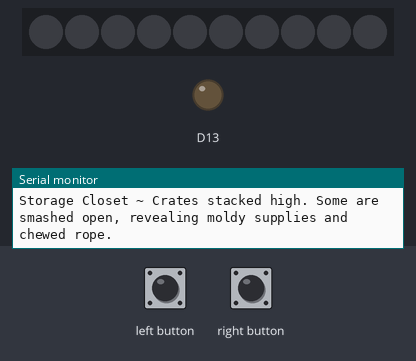
Simulated run of this sketch. Board: Adafruit Circuit Playground Express. Shown: 10 RGB LEDs in strip order, left to right, output pins drawn as LEDs (lit = HIGH), the last lines printed to the serial monitor. Inputs (shaded band) come from the test bench. Dim RGB values are drawn brighter than linear; random numbers use the default seed unless the sketch sets one. At 28.1 s the program stops and its outputs stay as they are.

Above: at 3.2 s.
3.3 s: left button pressed for 3.2 s
At 9.41 s:
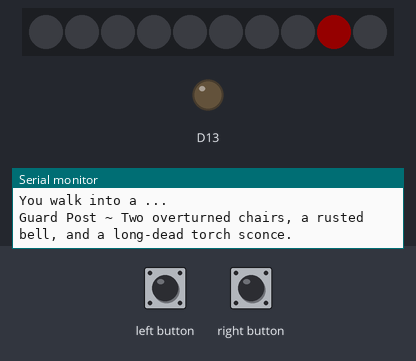
9.5 s: right button pressed for 1 s
12.0 s: right button pressed for 3.2 s
At 18.09 s:
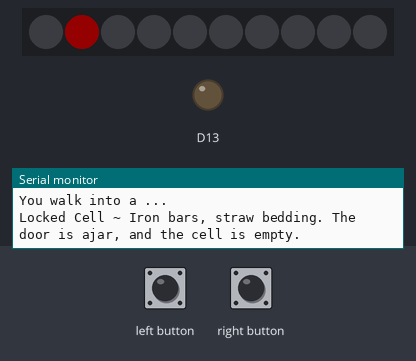
18.2 s: left button pressed for 1 s
22.2 s: left button driven HIGH and right button driven HIGH
25.2 s: left button set LOW
Timing chart, 0 to 28.2 s (numbered marks = the images above; inputs shaded):
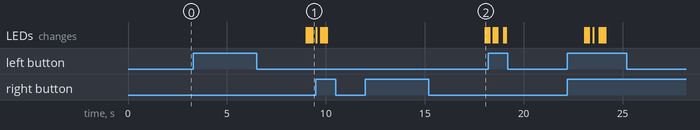

Measured:
- after the input at 3.3 s, the LEDs: first change after 5.7 s (image 1 shows a later state)
- after the input at 12.0 s, the LEDs: change after 6.0 s (image 2)

The sketch:

videogame.ino
```cpp
#include <Adafruit_CircuitPlayground.h>
int roomSelect;
int encounterSelect;
int monsterSelect;
int score = 0;
int life = 3;
int monsterDelay;
int monsterChance;


void setup() {
  // put your setup code here, to run once:
  CircuitPlayground.begin();
  Serial.println("Welcome explorer, before you lies a trecherous dungeon. Good Luck!");
  delay(2000);
}

void loop() {
  // randomly select a room and type the description
  roomSelect = random(1,15);
  room(roomSelect);
  delay(3000);

  // set monster difficulty according to score

  if (score < 10) {
    monsterDelay = 2;
  }
  if (10 <= score < 20) {
    monsterDelay = 4;
  }
  if (20 <= score < 30) {
    monsterDelay = 6;
  }
  if (30 <= score) {
    monsterDelay = 8;
  }

  //random monster encounter
  monsterChance = random(1, 3);
  if (monsterChance == 1) {
    for (int i = 0; i < 10; ++i) {
      sparcleCycle(100);
    }
    monsterSelect = random(1, 5);
    monster(monsterSelect);
    Serial.println("Do you ...");
    Serial.println("[RUN] [FIGHT]");
    while (!CircuitPlayground.leftButton() && !CircuitPlayground.rightButton()) {}
      if (CircuitPlayground.leftButton()) {
        int survivalChance = random(1-20);
        if (survivalChance > monsterDelay) {
          Serial.println("You WON!! (Score +2)");
          score += 2;
        }
        else {
          Serial.println("You LOST! (Life -1)");
          life -=1;
        }
      }
      else{
        int survivalChance = random(1-10)+1;
        if (survivalChance > monsterDelay) {
          Serial.println("You Escaped!");
          score += 2;
        }
        else {
          Serial.println("You Got Wounded (Life -1)");
          life -=1;
        }
      }
  }

  if ((life > 0)&&(roomSelect < 6)) {
    encounter(roomSelect);
  }

  score += 1;

  if (life == 0) {
    Serial.println("GAME OVER");
    Serial.print("Your Score Was:  ");
    Serial.println(score);
    Serial.println("Play Again?");
    Serial.println("[yes]  [no]");
    while (!CircuitPlayground.leftButton() && !CircuitPlayground.rightButton()) {}
    if (CircuitPlayground.leftButton()) {
      score = 0;
      Serial.println("Welcome explorer, before you lies a trecherous dungeon. Good Luck!");
    }
    else {
      Serial.println("Thanks for playing");
      while(true) {}
    }
  }

  Serial.println("press any button to continue");
  while (!CircuitPlayground.leftButton() && !CircuitPlayground.rightButton()) {}
  Serial.println(" ");
  delay(1000);

}


void room(int input0) {
  Serial.println("You walk into a ...");
  if (input0 == 1){
    Serial.println("Mossy Chapel ~ Crumbled pews face a shattered altar. Green light pulses from vines overtaking the walls. A whispering voice tempts intruders to kneel in forgotten worship.");
  }
  if (input0 == 2){
    Serial.println("Bone Pit ~ A shallow pit filled with humanoid bones and rusted weapons. One skull hums softly, vibrating with latent necromantic energy.");
  }
  if (input0 == 3){
    Serial.println("Black Garden ~ Pale mushrooms glow beneath a dead tree. Sweet-smelling spores hang heavy in the air. Breathing too deeply makes thoughts blur and warp.");
  }
  if (input0 == 4){
    Serial.println("Time-Lost Atrium ~ Dust hangs motionless midair. Footsteps echo seconds late. Your reflection in a shattered window shows an older, wearier version of yourself.");
  }
  if (input0 == 5){
    Serial.println("Whispering Well ~ A dry well in the center of the room hums softly. Listening closely reveals overlapping voices speaking your name, over and over.");
  }
  if (input0 == 6){
    Serial.println("Empty Chamber ~ Stone walls, dusty floor. Nothing inside but silence and old footprints.");
  }
  if (input0 == 7){
    Serial.println("Barracks Room ~ Four rotting bunk beds, broken weapons on the ground. Smells faintly of mildew.");
  }
  if (input0 == 8){
    Serial.println("Storage Closet ~ Crates stacked high. Some are smashed open, revealing moldy supplies and chewed rope.");
  }
  if (input0 == 9){
    Serial.println("Collapsed Hall ~ Rubble blocks most of the room. A narrow crawlspace leads into darkness.");
  }
  if (input0 == 10){
    Serial.println("Guard Post ~ Two overturned chairs, a rusted bell, and a long-dead torch sconce.");
  }
  if (input0 == 11){
    Serial.println("Dining Room ~ A long table with broken plates and toppled chairs. Rats scatter as you enter.");
  }
  if (input0 == 12){
    Serial.println("Locked Cell ~ Iron bars, straw bedding. The door is ajar, and the cell is empty.");
  }
  if (input0 == 13){
    Serial.println("Trophy Room ~ Heads of strange beasts mounted on the walls. Dust covers everything.");
  }
  if (input0 == 14){
    Serial.println("Kitchen ~ Pots and pans still hang. A large cauldron is crusted with something black and long-dried.");
  }
  if (input0 == 15){
    Serial.println("Well Room ~ A stone well sits in the center. The rope is snapped and the bucket missing.");
  }


}


void monster(int input1) {
  Serial.println("Lurking in the room is a ...");
  if (input1 == 1){
    Serial.println("Skeleton Warrior ~ Rattling bones held together by dark magic. Wields rusted weapons with unnatural precision, eyes glowing faintly red in empty sockets.");
  }
  if (input1 == 2){
    Serial.println("Goblin Scout ~ Small, wiry, and sneaky. It darts between shadows with a dagger in hand, always looking for an ambush or easy loot.");
  }
  if (input1 == 3){
    Serial.println("Zombie Brute ~ A rotting corpse with swollen muscles and slow, relentless movements. Strikes with crushing force, ignoring pain or injury.");
  }
  if (input1 == 4){
    Serial.println("Orc Berserker ~ Towering and furious, with jagged armor and a massive axe. Its roar echoes through the halls before it charges blindly into battle.");
  }
  if (input1 == 5){
    Serial.println("Giant Rat ~ Filthy and aggressive, with diseased fur and yellow teeth. Often found in swarms, gnawing on anything soft—or slow.");
  }
}

void encounter(int input2) {
  if (input2 == 1){
    Serial.println("As you walk past the mossy pew, you feel a benevolent spirit touch your soul (+2 life!)");
    life += 2;
  }
  if (input2 == 2){
    Serial.println("As you walk past the skull, it lurches through the air and bites you (-1 life!)");
    life -= 1;
  }
  if (input2 == 3){
    Serial.println("Eating one of these might be quite the good time, do you eat it?");
    Serial.println("[yes]  [no]");
    while (!CircuitPlayground.leftButton() && !CircuitPlayground.rightButton()) {}
    if (CircuitPlayground.leftButton()) {
      life = 0;
    }
  }
  if (input2 == 4){
    Serial.println("As you look into your reflection, you the world swirls and you're looking at a spry version of yourself. You feel as if youre deeper into the dungeon (score +5!)");
    score += 5;
  }
  if (input2 == 5){
    Serial.println("The whispering starts to become painful, and your ears begin to bleed (-1 life!)");
    life -= 1;
  }

}


void sparcleCycle(int sparcleSpeed) {
  // set random led to white
  int ledSelect = random(0, 9);
  CircuitPlayground.setPixelColor(ledSelect, 255,   0,   0);
  delay(sparcleSpeed);
  // set all leds to black
  for (int i = 0; i < 10; ++i) {
  CircuitPlayground.setPixelColor(i, 0, 0, 0);
  }
}
```
